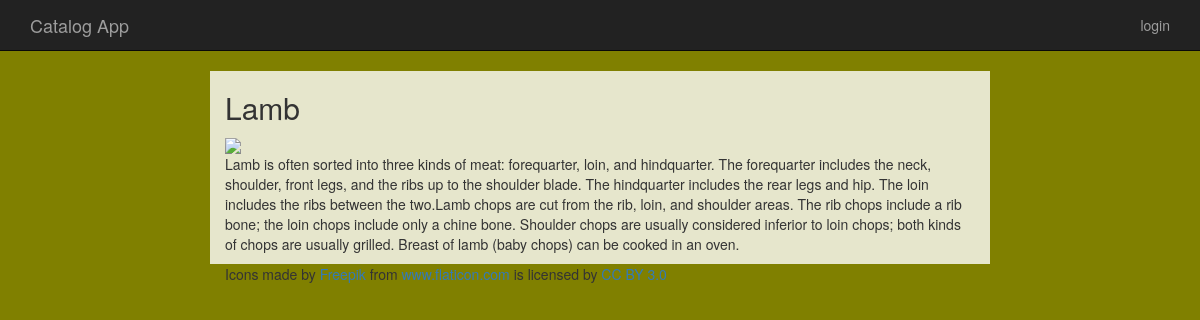
Screenshot of /item/4 with the database file from the repository.
### database_setup.py (models this page shows, shortened)
class Item(Base):
    __tablename__ = 'item'
    name =Column(String(80), nullable = False)
    id = Column(Integer, primary_key = True)
    description = Column(String(1000))
    picture = Column(String(250))
    catalog_id = Column(Integer,ForeignKey('catalog.id'))
    user_id = Column(Integer, ForeignKey('user.id'))
    last_edit = Column(DateTime,default = now())
    user = relationship(User)
    catalog = relationship(Catalog)

### main.py (the view)
@app.route('/item/<int:item_id>')
def item_page(item_id):
    try:
        item = session.query(Item).filter_by(id = item_id).one()
        return render_template("item.html", item = item, login_session = login_session)
    except:
        return make_response(render_template("error.html", code =404, message = "file not found"), 404)

### templates/item.html (shortened to what this page needs)
{% extends "main.html" %}
{% block content %}
{% include "nav.html" %}
<div class="container">
  <div class="row">
    <div class="content_container col-lg-8 col-lg-offset-2 col-md-10 col-md-offset-1 col-sm-12">
<div>
    <div><h2>{{item.name}}</h2></div>
    <div>
          {% if item.picture %}
              <img src="{{item.picture}}" width="400">
            {% else %}
              <img src="{{url_for('static', filename = 'question.png' )}}">
          {% endif %}
    </div>
    {% if item.description %}
    <div><p>{{item.description}}</p></div>
    {% else %}
     <div><p>The author was too lazy to write anything.</p></div>
    {% endif %}
</div>
</div>
{% include "icon_copyright.html" %}
</div>
</div>
{% endblock%}

### templates/main.html (shortened to what this page needs)
<!DOCTYPE html>
<html lang="en">
	<head>
		<link rel="stylesheet" href="//netdna.bootstrapcdn.com/bootstrap/3.1.1/css/bootstrap.min.css">
		<link rel=stylesheet type=text/css href="{{ url_for('static', filename='styles.css') }}">
        </head>
	<body>
        <div class="container">
         <div class="col-lg-8 col-lg-offset-2 col-md-10 col-md-offset-1 col-sm-12">
         </div>
        </div>
                        {% block content %}
			{% endblock %}
	</body>
</html>

### templates/nav.html (shortened to what this page needs)
<nav class="navbar navbar-fixed-top navbar-inverse">
      <div class="container">
        <div class="navbar-header">
          <a class="navbar-brand" href="{{url_for('cover_page')}}">Catalog App</a>
        </div>
        <div id="navbar" class="collapse navbar-collapse">
          <ul class="nav navbar-nav navbar-right">
            {% if not login_session['credentials'] %}
            <li><a href="{{url_for('login_page')}}">login</a></li>
            {% else %}
            <li><a href="#">{{login_session['username']}}</a></li>
            <li><a href="{{url_for('logout_page')}}">logout</a></li>
            {% endif %}
          </ul>
        </div>
      </div>
    </nav>

### templates/icon_copyright.html
<div class="col-lg-8 col-lg-offset-2 col-md-10 col-md-offset-1 col-sm-12">Icons made by <a href="http://www.freepik.com" title="Freepik">Freepik</a> from <a href="http://www.flaticon.com" title="Flaticon">www.flaticon.com</a>             is licensed by <a href="http://creativecommons.org/licenses/by/3.0/" title="Creative Commons BY 3.0">CC BY 3.0</a></div>

### static/styles.css (style rules this page uses)
body { background-color: olive; padding-top:70px; }
.content_container { background-color: rgba(255,255,255,0.8); }

### rows the page displays
Item: name "Lamb", description "Lamb is often sorted into three kinds of meat: forequarter, loin, and hindquarter. The forequarter includes the neck, shoulder, front legs, and the ribs up to the shoulder blade. The hindquarter includes the rear legs and hip. The loin includes the ribs between the two.Lamb chops are cut from the rib, loin, and shoulder areas. The rib chops include a rib bone; the loin chops include only a chine bone. Shoulder chops are usually considered inferior to loin chops; both kinds of chops are usually grilled. Breast of lamb (baby chops) can be cooked in an oven."
